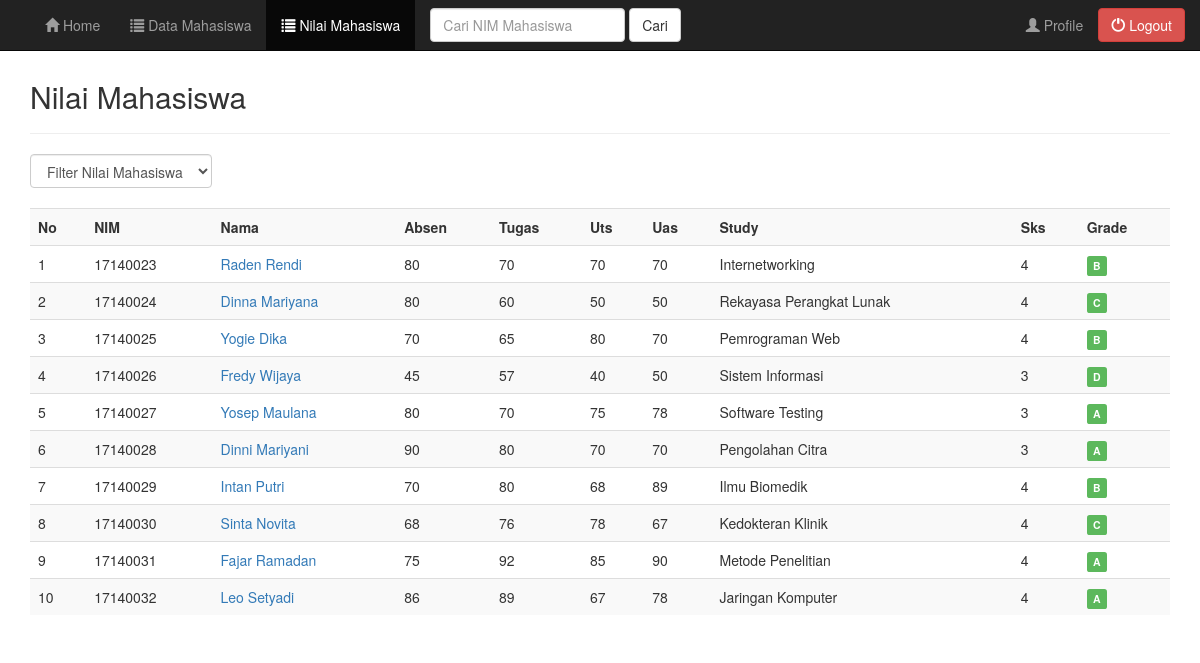
The app's page /user/nilai.php (signed in) with its own data.
### tables this page shows
CREATE TABLE `tbl_mahasiswa` (
  `ID` bigint(20) UNSIGNED NOT NULL,
  `username` varchar(20) NOT NULL,
  `password` varchar(32) NOT NULL,
  `level` varchar(30) NOT NULL,
  `nim` varchar(20) NOT NULL,
  `nama` varchar(50) NOT NULL,
  `jenis_kelamin` varchar(20) NOT NULL,
  `tempat_lahir` varchar(30) NOT NULL,
  `tanggal_lahir` date NOT NULL,
  `alamat_asal` varchar(100) NOT NULL,
  `alamat_sekarang` varchar(100) NOT NULL,
  `no_telepon` varchar(13) NOT NULL,
  `email` varchar(30) NOT NULL,
  `agama` varchar(50) NOT NULL,
  `fakultas` varchar(50) NOT NULL,
  `absen` varchar(25) NOT NULL,
  `tugas` varchar(30) NOT NULL,
  `uts` varchar(35) NOT NULL,
  `uas` varchar(40) NOT NULL,
  `study` varchar(45) NOT NULL,
  `sks` varchar(50) NOT NULL,
  `grade` varchar(25) NOT NULL
);

### user/nilai.php (the view, shortened to what this page needs)
<?php
include("header.php");
include("../koneksi.php");
?>
	<div class="container">
		<div class="content">
			<h2>Nilai Mahasiswa</h2>
			<hr />
			<form class="form-inline" method="get">
				<div class="form-group">
					<select name="filter" class="form-control" onchange="form.submit()">
						<option value="0">Filter Nilai Mahasiswa</option>
						<?php $filter = (isset($_GET['filter']) ? strtolower($_GET['filter']) : NULL);  ?>
					</select>
				</div>
			</form>
			<br />
			<div class="table-responsive">
				<table class="table table-striped table-hover">
					<tr>
						<th>No</th>
						<th>NIM</th>
						<th>Nama</th>
						<th>Absen</th>
						<th>Tugas</th>
						<th>Uts</th>
						<th>Uas</th>
						<th>Study</th>
						<th>Sks</th>
						<th>Grade</th>
					</tr>
					<?php
					if($filter){
						$sql = mysqli_query($koneksi, "SELECT * FROM tbl_mahasiswa WHERE grade='$filter' ORDER BY nim ASC");
					}else{
						$sql = mysqli_query($koneksi, "SELECT * FROM tbl_mahasiswa ORDER BY nim ASC");
					}
					if(mysqli_num_rows($sql) == 0){
						echo '<tr><td colspan="14">Data Tidak Ada.</td></tr>';
					}else{
						$no = 1;
						while($row = mysqli_fetch_assoc($sql)){
							echo '
							<tr>
								<td>'.$no.'</td>
								<td>'.$row['nim'].'</td>
								<td><a href="profile_mahasiswa.php?nim='.$row['nim'].'">'.$row['nama'].'</a></td>
								<td>'.$row['absen'].'</td>
								<td>'.$row['tugas'].'</td>
								<td>'.$row['uts'].'</td>
								<td>'.$row['uas'].'</td>
								<td>'.$row['study'].'</td>
								<td>'.$row['sks'].'</td>
								<td>';
								if($row['grade'] == 'A'){
									echo '<span class="label label-success">A</span>';
								}
								else if ($row['grade'] == 'B' ){
									echo '<span class="label label-success">B</span>';
								}
								else if ($row['grade'] == 'C' ){
									echo '<span class="label label-success">C</span>';
								}
								else if ($row['grade'] == 'D' ){
									echo '<span class="label label-success">D</span>';
								}
							echo '
								</td>
							</tr>
							';
							$no++;
						}
					}
					?>
				</table>
			</div>
		</div>
	</div>
<?php
include("footer.php");
?>

### style.css (style rules this page uses)
.content { margin-top: 80px; }

### records on screen
tbl_mahasiswa: nim "17140023", nama "Raden Rendi", absen "80", tugas "70", uts "70", uas "70", study "Internetworking", sks "4", grade "B"
tbl_mahasiswa: nim "17140024", nama "Dinna Mariyana", absen "80", tugas "60", uts "50", uas "50", study "Rekayasa Perangkat Lunak", sks "4", grade "C"
tbl_mahasiswa: nim "17140025", nama "Yogie Dika", absen "70", tugas "65", uts "80", uas "70", study "Pemrograman Web", sks "4", grade "B"
tbl_mahasiswa: nim "17140026", nama "Fredy Wijaya", absen "45", tugas "57", uts "40", uas "50", study "Sistem Informasi", sks "3", grade "D"
tbl_mahasiswa: nim "17140027", nama "Yosep Maulana", absen "80", tugas "70", uts "75", uas "78", study "Software Testing", sks "3", grade "A"
tbl_mahasiswa: nim "17140028", nama "Dinni Mariyani", absen "90", tugas "80", uts "70", uas "70", study "Pengolahan Citra", sks "3", grade "A"
tbl_mahasiswa: nim "17140029", nama "Intan Putri", absen "70", tugas "80", uts "68", uas "89", study "Ilmu Biomedik", sks "4", grade "B"
tbl_mahasiswa: nim "17140030", nama "Sinta Novita", absen "68", tugas "76", uts "78", uas "67", study "Kedokteran Klinik", sks "4", grade "C"
tbl_mahasiswa: nim "17140031", nama "Fajar Ramadan", absen "75", tugas "92", uts "85", uas "90", study "Metode Penelitian", sks "4", grade "A"
tbl_mahasiswa: nim "17140032", nama "Leo Setyadi", absen "86", tugas "89", uts "67", uas "78", study "Jaringan Komputer", sks "4", grade "A"
